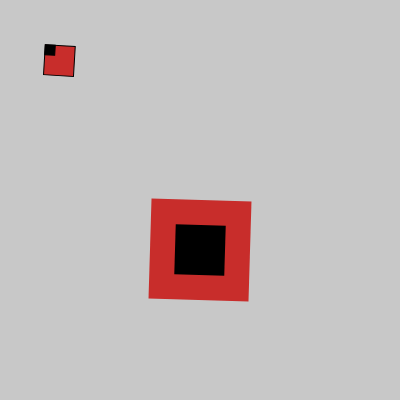
Frame 1 (no input)
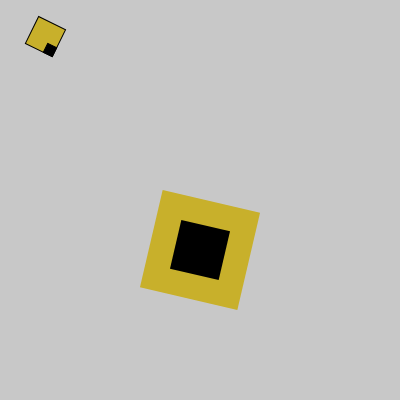
Frame 60 (no input)
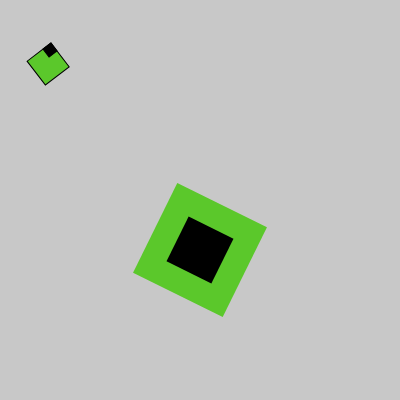
Frame 120 (the mouse pressed at the canvas centre since frame 60)

The p5.js sketch that drew these frames (run headless with seeded random() and noise() and a simulated clock; from frame 60 on, the mouse is pressed at the canvas centre):

// p5.js sketch
// ── sketch.js
var angle;

function setup() {
    createCanvas(400, 400);
    colorMode(HSB, 255);
    rectMode(CENTER);
    angle = 0;
}

function draw() {
    angle += 0.03;
    background(200);
    push();
    translate(width/2, height/2 + 50);
    noStroke();
    rotate(angle);
    fill((angle * 20) % 255, 200, 200 );
    rect(0, 0, 100, 100);
    fill(0, 0, 0);
    rect(0, 0, 50, 50);
    pop();

    push();
    fill(0);
    translate(50, 50);
    rotate(angle * 2);
    fill((angle * 20) % 255, 200, 200 );
    rect(10, 10, 30, 30);
    fill(0, 0, 0);
    rect(0, 0, 10, 10);
    pop();

}
